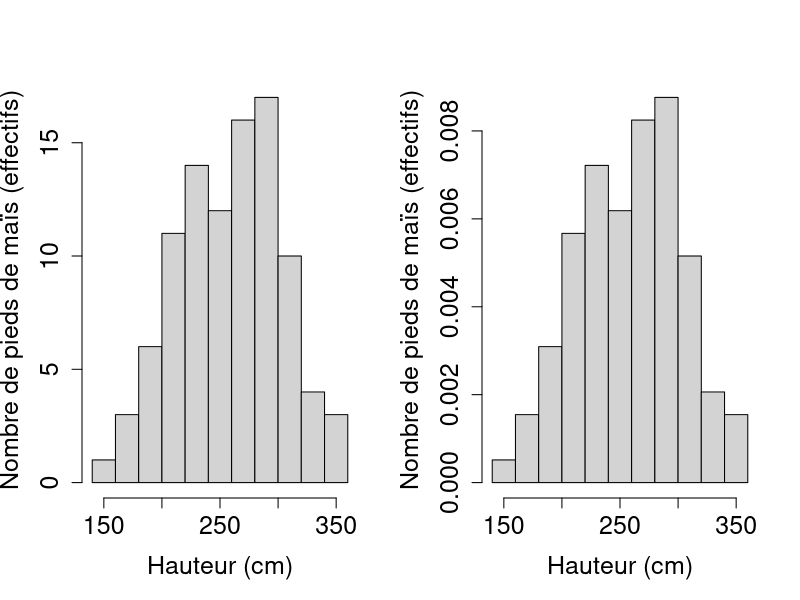
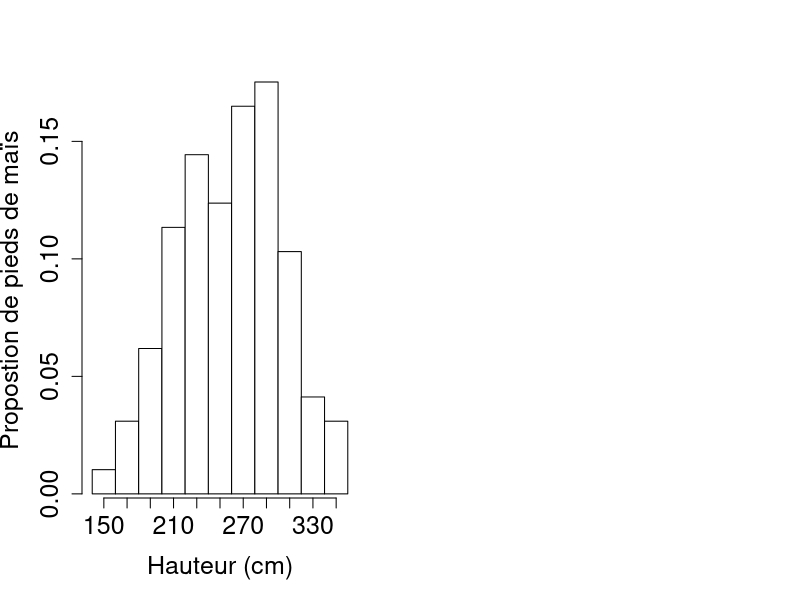

The R script that drew these images, in order:
# Chapitre 2 exemple fonction R hist()
# 2.4.4.4 fonction hist() page 102

setwd("./R/test-stat-r")
# import du fichier mais
mais <- read.table("./mais/mais.txt", header = TRUE)

par(mfrow=c(1,2)) # Affiche deux paragraphe sur la même fenêtre graphique
hist(mais$Hauteur, freq = TRUE, main = NULL, 
     xlab = "Hauteur (cm)", ylab = "Nombre de pieds de maïs (effectifs)",
     cex.lab = 1.5, cex.axis = 1.5)
hist(mais$Hauteur, freq = FALSE, main = NULL,
     xlab = "Hauteur (cm)", ylab = "Nombre de pieds de maïs (effectifs)",
     cex.lab = 1.5, cex.axis = 1.5)[]
# Ajouter [] après la parenthèse pour obtenir les informations sur l'histogramme


# L'argument plot=FALSE évite de tracer l'histogramme. L'argument freq n'est alors
# plus nécessaire puisque les effectifs sont données par $count et densité par $density
n <- sum(hist(mais$Hauteur, plot = FALSE)$count)
frequences1 <- hist(mais$Hauteur, plot = FALSE)$count / n
frequences1

# Diff() réalise la différence entre les valeurs de $breaks, qu'on multiplie par les densités
frequences2 <- diff(hist(mais$Hauteur, plot = FALSE)$breaks) * hist(mais$Hauteur, plot = FALSE)$density
frequences2

# Attention ce code ne peut être utilisé que si les classes de l'histogramme sont
# équivalentes. Dans d'autre cas, employer l'argument width de barplot() pour définir
# la largeur de chaque barre
barplot(frequences2, space = 0, col = "white", 
        xlab = "Hauteur (cm)", ylab = "Propostion de pieds de maïs",
        cex.lab = 1.5, cex.axis = 1.5, bty = "l")
axis(side = 1, at = 0.5 : (length(frequences2)-0.5), 
     labels = hist(mais$Hauteur, plot = FALSE)$mids, cex.axis = 1.5)